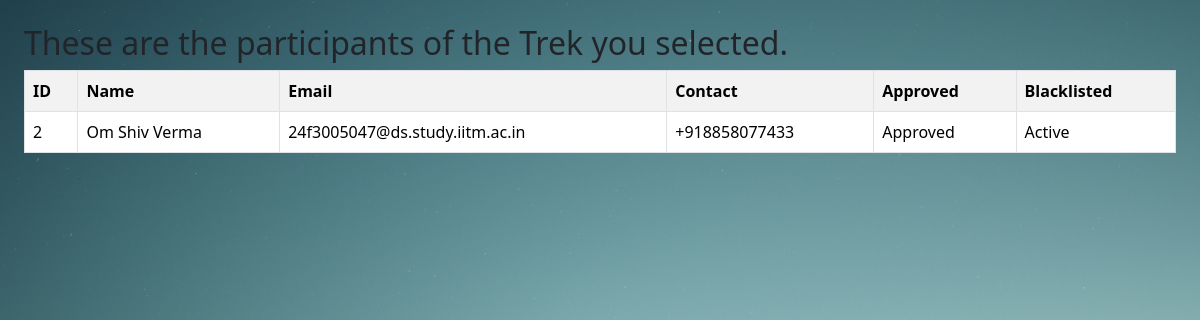
/view-participants/3 (signed in), run on an earlier commit of the app's database.
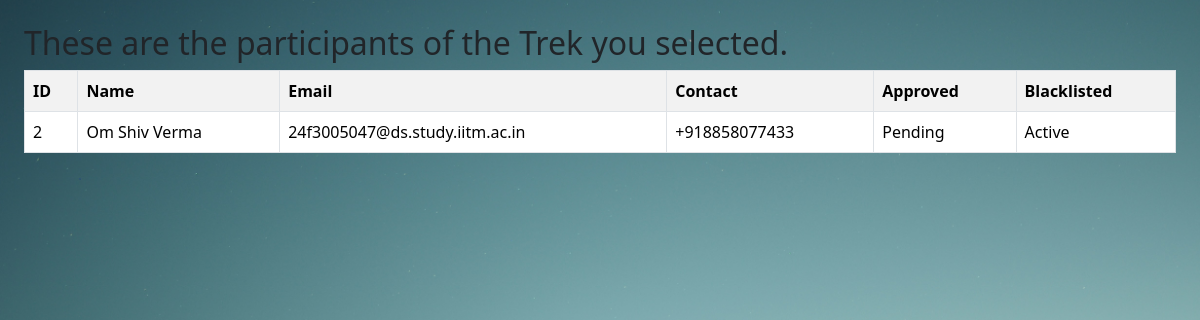
And on a later commit of the database.
### models.py (models this page shows)
class User(db.Model):
    __tablename__="users"
    user_id=db.Column(db.Integer,primary_key=True)
    name=db.Column(db.String(100),nullable=False)
    email=db.Column(db.String(150),unique=True,nullable=False)
    password=db.Column(db.String(255),nullable=False)
    contact=db.Column(db.String(20),nullable=False)
    role=db.Column(db.String(50),nullable=False)
    approved=db.Column(db.Boolean,default=False)
    blacklisted=db.Column(db.Boolean,nullable=False,default=False)
    bookings=db.relationship("Booking",backref="user",lazy=True)
    assigned_treks=db.relationship("Trek",backref="staff",lazy=True,foreign_keys="Trek.assigned_staff_id")

### app.py (the view)
@app.route("/view-participants/<int:trek_id>")
def viewparticipants(trek_id):
    if session.get("role")!="staff":
        return "You are not a staff member"
    user_id=session["user_id"]
    trek=Trek.query.filter_by(assigned_staff_id=user_id,trek_id=trek_id).first()
    if trek is None:
        return "Invalid Trek"
    bookings=Booking.query.filter_by(trek_id=trek.trek_id).all()
    participants=[]
    for booking in bookings:
        user=User.query.filter_by(user_id=booking.user_id).first()
        participants.append(user)
    if participants==[]:
        return "No participants in this trek"
    return render_template("staff/participants.html",participants=participants)

### templates/staff/participants.html (shortened to what this page needs)
<!DOCTYPE html>
<html lang="en">
<head>
    <link href="https://cdn.jsdelivr.net/npm/bootstrap@5.3.8/dist/css/bootstrap.min.css" rel="stylesheet">
    <link href="../static/css/style.css" rel="stylesheet">
</head>
<body class="bg-mountains p-4">
    <h2>These are the participants of the Trek you selected.</h2>
    <table class="table table-striped table-hover table-bordered">
        <tr>
            <th>ID</th>
            <th>Name</th>
            <th>Email</th>
            <th>Contact</th>
            <th>Approved</th>
            <th>Blacklisted</th>
        </tr>
        {% for participant in participants %}
        <tr>
            <td>{{participant.user_id}}</td>
            <td>{{participant.name}}</td>
            <td>{{participant.email}}</td>
            <td>{{participant.contact}}</td>
            <td>
                {% if participant.approved %}
                    Approved
                {% else %}
                    Pending
                {% endif %}
            </td>
            <td>
                {% if participant.blacklisted %}
                    Blacklisted
                {% else %}
                    Active
                {% endif %}
            </td>
        </tr>
        {% endfor %}
    </table>
</body>
</html>

What changed in the data, as far as the page shows it:
changed User "Om Shiv Verma": approved "Approved" → "Pending"
